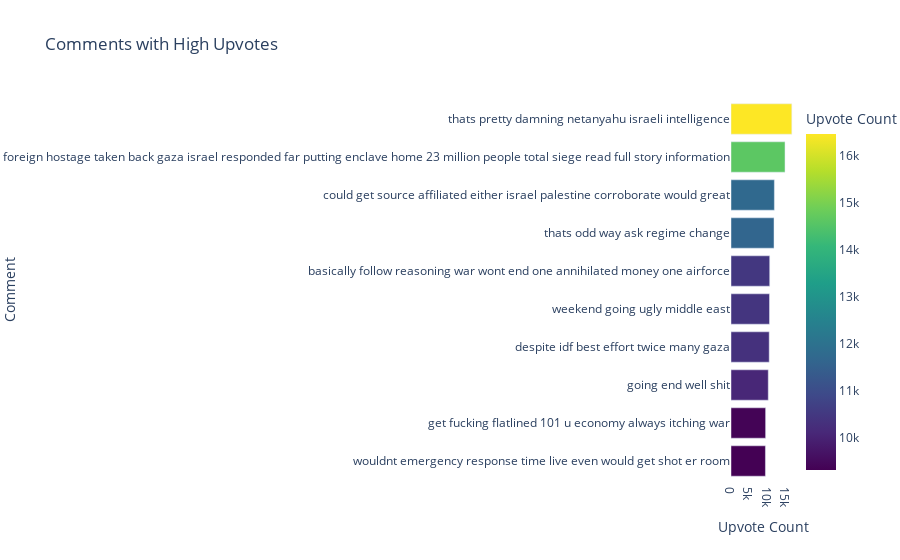

Write notebook code for a chart like this one.
### Code cell
import plotly.express as px

top_comments = df.sort_values('score', ascending=False).drop_duplicates(subset='clean_text')[['clean_text', 'score']].head(10)

fig = px.bar(top_comments, 
             x='score', 
             y='clean_text', 
             orientation='h', 
             labels={'clean_text': 'Comment', 'score': 'Upvote Count'},
             title='Comments with High Upvotes',
             color='score',
             color_continuous_scale=px.colors.sequential.Viridis)

fig.update_layout(paper_bgcolor='white', plot_bgcolor='white')
fig.update_xaxes(title='Upvote Count')
fig.update_yaxes(title='Comment')
fig.update_layout(showlegend=False)

fig.update_yaxes(autorange="reversed")

fig.show()

### Figure 1 — Plotly figure (JSON) as saved in the notebook; plotly's stock layout.template omitted (floating-point values rounded to 4 significant figures)
{"data": [{"alignmentgroup": "True", "hovertemplate": "Upvote Count=%{marker.color}<br>Comment=%{y}<extra></extra>", "legendgroup": "", "marker": {"color": [16463, 14619, 11742, 11642, 10482, 10421, 10343, 10090, 9375, 9322], "coloraxis": "coloraxis", "pattern": {"shape": ""}}, "name": "", "offsetgroup": "", "orientation": "h", "showlegend": false, "textposition": "auto", "type": "bar", "x": [16463, 14619, 11742, 11642, 10482, 10421, 10343, 10090, 9375, 9322], "xaxis": "x", "y": ["thats pretty damning netanyahu israeli intelligence", "israel said would humanitarian break siege gaza strip hostage freed red cross pleaded fuel allowed prevent overwhelmed hospital turning morgue israel vowed annihilate hamas movement rule gaza strip retribution deadliest attack jew since holocaust hundred gunman poured across barrier fence rampaged israeli town saturday public broadcaster kan said israeli death toll risen 1300 people killed since saturday civilian gunned home street dance party score israeli foreign hostage taken back gaza israel responded far putting enclave home 23 million people total siege read full story information", "could get source affiliated either israel palestine corroborate would great", "thats odd way ask regime change", "basically follow reasoning war wont end one annihilated money one airforce", "weekend going ugly middle east", "despite idf best effort twice many gaza", "going end well shit", "get fucking flatlined 101 u economy always itching war", "wouldnt emergency response time live even would get shot er room"], "yaxis": "y"}], "layout": {"barmode": "relative", "coloraxis": {"colorbar": {"title": {"text": "Upvote Count"}}, "colorscale": [[0, "#440154"], [0.1111, "#482878"], [0.2222, "#3e4989"], [0.3333, "#31688e"], [0.4444, "#26828e"], [0.5556, "#1f9e89"], [0.6667, "#35b779"], [0.7778, "#6ece58"], [0.8889, "#b5de2b"], [1, "#fde725"]]}, "legend": {"tracegroupgap": 0}, "paper_bgcolor": "white", "plot_bgcolor": "white", "showlegend": false, "title": {"text": "Comments with High Upvotes"}, "xaxis": {"anchor": "y", "domain": [0, 1], "title": {"text": "Upvote Count"}}, "yaxis": {"anchor": "x", "autorange": "reversed", "domain": [0, 1], "title": {"text": "Comment"}}}}
